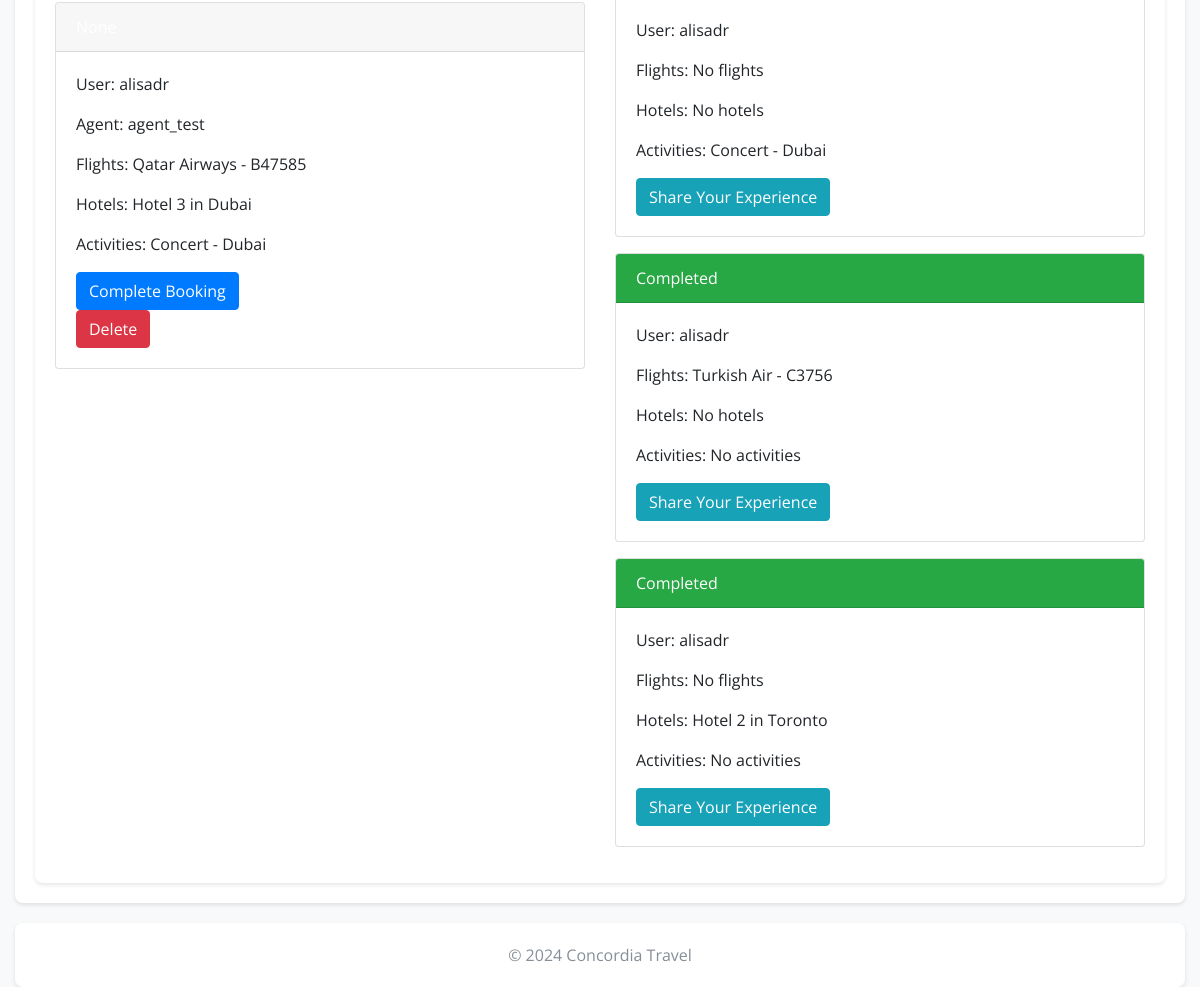
Page /booking/view_bookings/ (signed in, lower part) on the earlier database version.
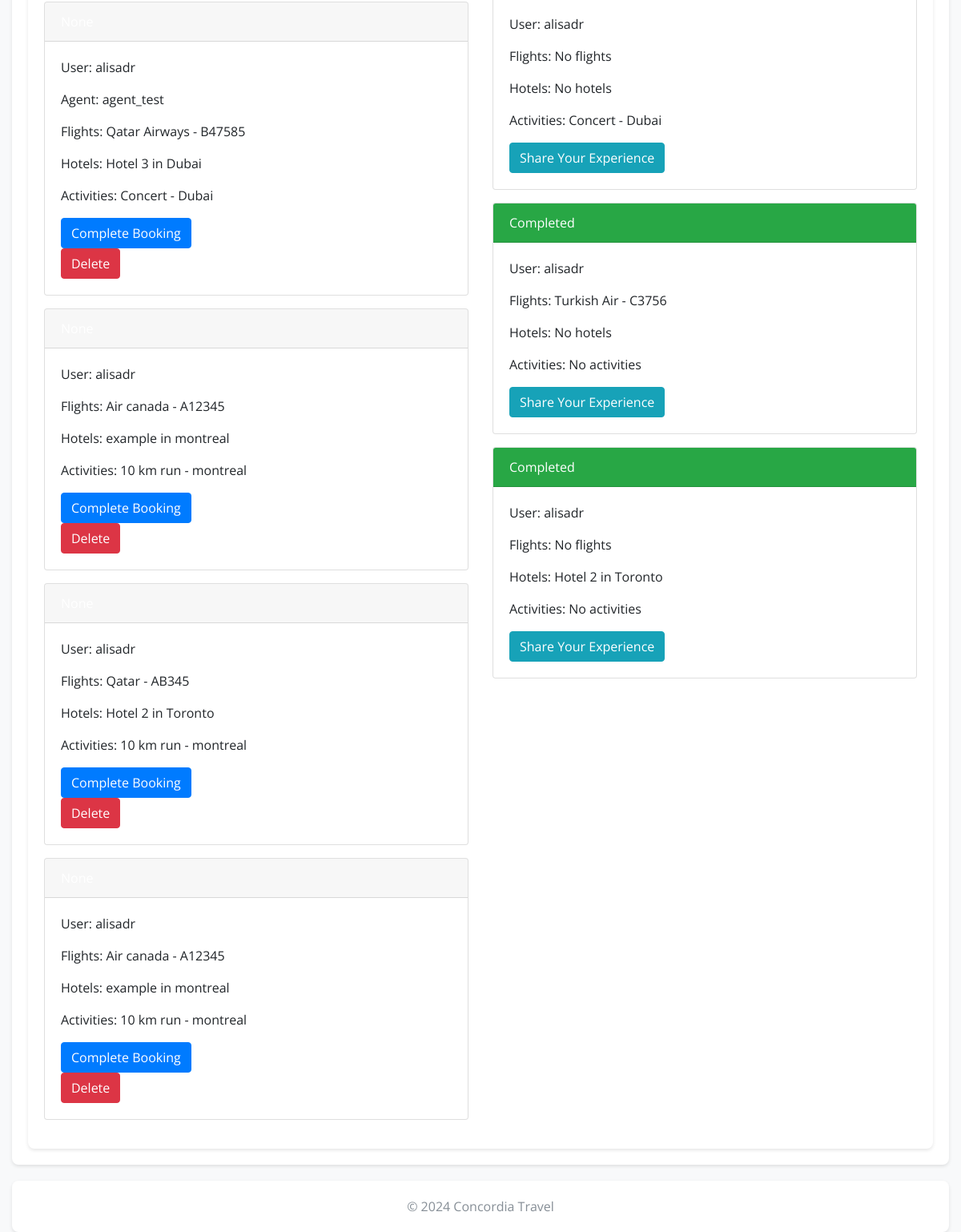
Same page on the later database version.
### booking/models.py (models this page shows, shortened)
class Booking(models.Model):
    STATUS_CHOICES = [
        ('none', 'None'),
        ('reserved', 'Reserved'),
        ('paid', 'Paid'),
    ]
    user = models.ForeignKey(User, on_delete=models.CASCADE)
    custom_package = models.ForeignKey(CustomPackage, on_delete=models.CASCADE)
    status = models.CharField(max_length=10, choices=STATUS_CHOICES, default='none')
    reserved_until = models.DateTimeField(null=True, blank=True)  # Add this field to track reservation expiration
    tracking_id = models.CharField(max_length=64, editable=False, null=True)
    def __str__(self):
        return f"{self.user.username}'s booking for package {self.custom_package.id} - Status: {self.get_status_display()}"

### packages/models.py (models this page shows, shortened)
class CustomPackage(models.Model):
    user = models.ForeignKey(User, on_delete=models.CASCADE)
    flights = models.ManyToManyField(Flight, blank=True)
    hotels = models.ManyToManyField(Hotel, blank=True)
    activities = models.ManyToManyField(Activity, blank=True)
    is_booked = models.BooleanField(default=False)
    agency = models.ForeignKey(User, on_delete=models.SET_NULL, null=True, blank=True, related_name='agency_custompackages')

class Flight(models.Model):
    flight_number = models.CharField(max_length=10)
    airline = models.CharField(max_length=100)
    departure_city = models.CharField(max_length=100)
    arrival_city = models.CharField(max_length=100)
    departure_time = models.DateTimeField()
    duration = models.DurationField()
    price = models.DecimalField(max_digits=10, decimal_places=2)
    description = models.TextField(blank=True, null=True)  # Allows for an optional description

class Hotel(models.Model):
    name = models.CharField(max_length=100)
    city = models.TextField(max_length=100)
    phone_number = models.CharField(max_length=15)
    price = models.DecimalField(max_digits=10, decimal_places=2)
    description = models.TextField(blank=True, null=True)  # Allows for an optional description

class Activity(models.Model):
    name = models.CharField(max_length=100)
    location = models.CharField(max_length=100)
    type = models.CharField(max_length=50)  # E.g., sightseeing, hiking, etc.
    start_time = models.DateTimeField()
    duration = models.DurationField()
    price = models.DecimalField(max_digits=10, decimal_places=2)
    description = models.TextField(blank=True, null=True)  # Allows for an optional description

### booking/views.py (the view)
# urls.py: path('view_bookings/', views.view_bookings, name='view_bookings'),
@login_required
def view_bookings(request):
    current_bookings = Booking.objects.filter(
        user=request.user,
        status__in=['none', 'reserved']
    ).exclude(
        reserved_until__lt=timezone.now()
    )
    old_bookings = Booking.objects.filter(user=request.user, status='paid')
    context = {
        'current_bookings': current_bookings,
        'old_bookings': old_bookings,
    }
    print(context)
    return render(request, 'booking/view_bookings.html', context)

### booking/templates/booking/view_bookings.html (shortened to what the changed rows need)
{% extends 'booking/base.html' %}
{% load tz %}
{% block content %}
<div class="container">
    <div class="row">
        <div class="col-md-6">
            {% for booking in current_bookings %}
                <div class="card mb-3">
                    <div class="card-header {% if booking.status == 'reserved' %}bg-warning{% endif %} text-white">
                    </div>
                    <div class="card-body">
                        <p>User: {{ booking.user.username }}</p>
                        {% if booking.custom_package.agency %}
                        <p>Agent: {{ booking.custom_package.agency.username }}</p>
                        {% endif %}
                        <p>Flights:
                            {% for flight in booking.custom_package.flights.all %}
                                {{ flight.airline }} - {{ flight.flight_number }}<br>
                            {% empty %}
                                No flights
                            {% endfor %}
                        </p>
                        <p>Hotels:
                            {% for hotel in booking.custom_package.hotels.all %}
                                {{ hotel.name }} in {{ hotel.city }}<br>
                            {% empty %}
                                No hotels
                            {% endfor %}
                        </p>
                        <p>Activities:
                            {% for activity in booking.custom_package.activities.all %}
                                {{ activity.name }} - {{ activity.location }}<br>
                            {% empty %}
                                No activities
                            {% endfor %}
                        </p>
                        {% if booking.status == 'reserved' %}
                            <a href="{% url 'checkout' booking.id %}" class="btn btn-success">Pay Now</a>
                        {% elif booking.status == 'none' %}
                            <form method="post" action="{% url 'complete_booking' booking.custom_package.id %}">
                                <input type="submit" value="Complete Booking" class="btn btn-primary">
                            </form>
                            <form method="post" action="{% url 'delete_booking' booking.id %}">
                                <button type="submit" class="btn btn-danger" onclick="return confirm('Are you sure you want to delete this booking?');">Delete</button>
                            </form>
                        {% endif %}
                    </div>
                </div>
            {% empty %}
                <p>No current custom packages.</p>
            {% endfor %}
        </div>
        <div class="col-md-6">
            {% for booking in old_bookings %}
                <div class="card mb-3">
                    <div class="card-header bg-success text-white">Completed</div>
                    <div class="card-body">
                        <p>User: {{ booking.user.username }}</p>
                        <p>Flights:
                            {% for flight in booking.custom_package.flights.all %}
                                {{ flight.airline }} - {{ flight.flight_number }}<br>
                            {% empty %}
                                No flights
                            {% endfor %}
                        </p>
                        <p>Hotels:
                            {% for hotel in booking.custom_package.hotels.all %}
                                {{ hotel.name }} in {{ hotel.city }}<br>
                            {% empty %}
                                No hotels
                            {% endfor %}
                        </p>
                        <p>Activities:
                            {% for activity in booking.custom_package.activities.all %}
                                {{ activity.name }} - {{ activity.location }}<br>
                            {% empty %}
                                No activities
                            {% endfor %}
                        </p>
                        <a href="{% url 'share_your_experience' %}" class="btn btn-info">Share Your Experience</a>
                    </div>
                </div>
            {% empty %}
                <p>No old bookings.</p>
            {% endfor %}
        </div>
    </div>
</div>
{% endblock %}

Differences in the rows shown:
added Booking: user.username "alisadr"
now on this page (row unchanged): Flight: airline "Air canada", flight_number "A12345"
now on this page (row unchanged): Hotel: name "example", city "montreal"
now on this page (row unchanged): Activity: name "10 km run", location "montreal"
added Booking: user.username "alisadr", Hotel (name "Hotel 2", city "Toronto")
now on this page (row unchanged): Flight: airline "Qatar", flight_number "AB345", shown under "alisadr"
added Booking: user.username "alisadr"
